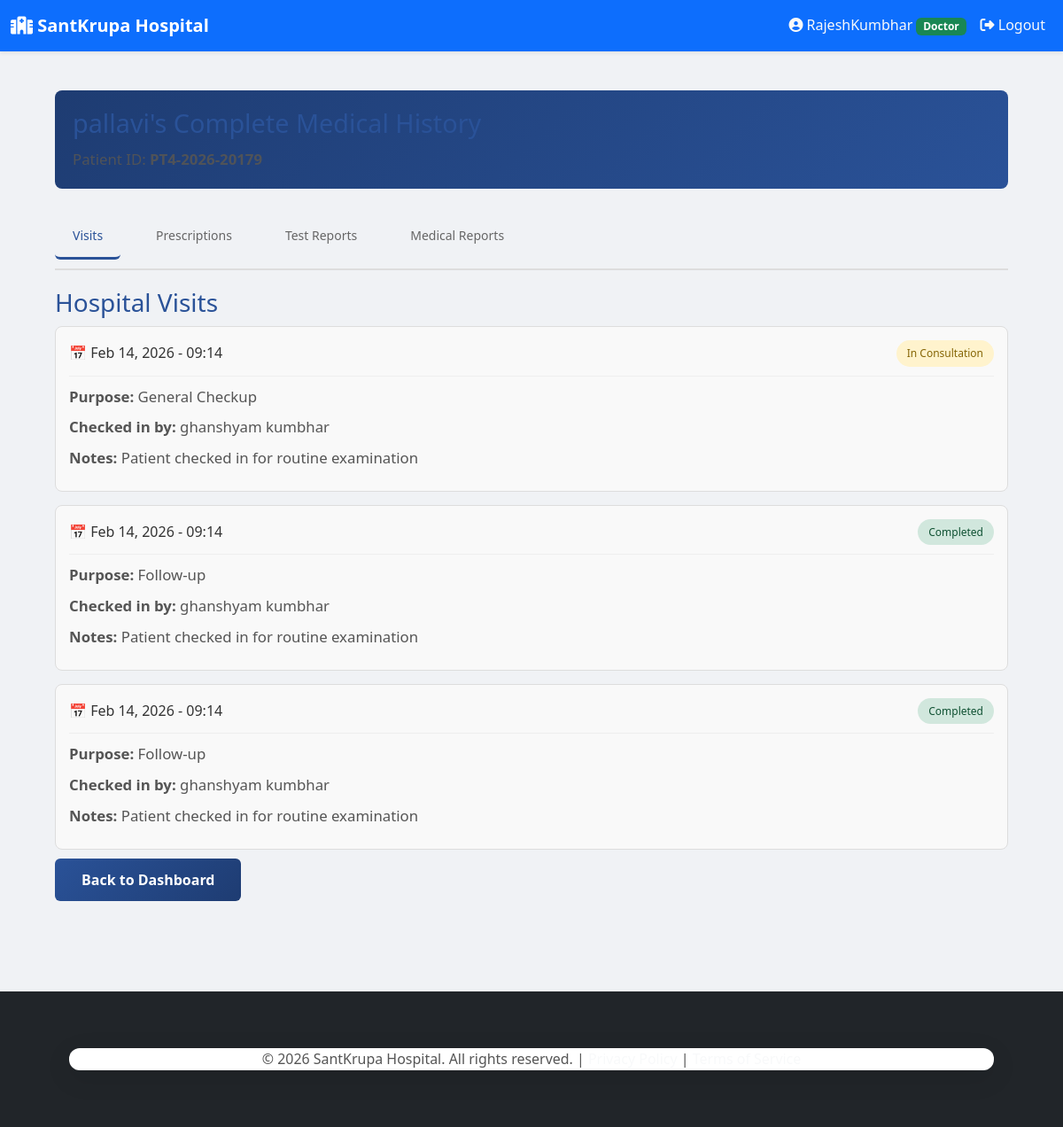
The page /clinic/ghanshyam_123/doctor/patient-history/1/ (signed in) on the database its author committed.
### hospital/models.py (models this page shows, shortened)
class User(AbstractUser):
    ROLE_CHOICES = [
        ('super_admin', 'Super Admin'),
        ('admin', 'Clinic Admin'),
        ('doctor', 'Doctor'),
        ('receptionist', 'Receptionist'),
        ('patient', 'Patient'),
        ('lab_tech', 'Lab Technician'),
    ]
    clinic = models.ForeignKey(Clinic, on_delete=models.CASCADE, related_name='users', null=True, blank=True)
    role = models.CharField(max_length=20, choices=ROLE_CHOICES, default='patient')
    created_at = models.DateTimeField(auto_now_add=True)
    class Meta:
        unique_together = [['clinic', 'username']]

class Patient(models.Model):
    STATUS_CHOICES = [
        ('registered', 'Registered'),
        ('in_diagnosis', 'In Diagnosis'),
        ('treatment_started', 'Treatment Started'),
        ('discharged', 'Discharged'),
    ]
    clinic = models.ForeignKey(Clinic, on_delete=models.CASCADE, related_name='patients', null=True, blank=True)
    patient_id = models.CharField(max_length=20, editable=False)
    user = models.OneToOneField(User, on_delete=models.CASCADE, null=True, blank=True)
    patient_name = models.CharField(max_length=100)
    age = models.IntegerField()
    address = models.TextField()
    phone_number = models.CharField(max_length=15)
    registration_date = models.DateField(auto_now_add=True)
    status = models.CharField(max_length=20, choices=STATUS_CHOICES, default='registered')
    default_password = models.CharField(max_length=20, blank=True)
    registered_by = models.ForeignKey(User, on_delete=models.SET_NULL, null=True, blank=True,
                                     related_name='patients_registered',
                                     limit_choices_to={'role': 'receptionist'})
    objects = ClinicManager()
    class Meta:
        ordering = ['-registration_date']
        unique_together = [['clinic', 'patient_id']]
        indexes = [
            models.Index(fields=['clinic', 'registration_date']),
            models.Index(fields=['clinic', 'phone_number']),
        ]

class PatientVisit(models.Model):
    clinic = models.ForeignKey(Clinic, on_delete=models.CASCADE, related_name='patient_visits', null=True, blank=True)
    patient = models.ForeignKey(Patient, on_delete=models.CASCADE, related_name='visits')
    checked_in_by = models.ForeignKey(User, on_delete=models.SET_NULL, null=True,
                                      limit_choices_to={'role': 'receptionist'},
                                      related_name='checked_in_patients')
    check_in_date = models.DateTimeField(auto_now_add=True)
    purpose = models.CharField(max_length=200, blank=True)  # e.g., "Checkup", "Follow-up", "Emergency"
    status = models.CharField(
        max_length=20,
        choices=[('checked_in', 'Checked In'), ('in_consultation', 'In Consultation'),
                 ('completed', 'Completed'), ('cancelled', 'Cancelled')],
        default='checked_in'
    )
    notes = models.TextField(blank=True)
    objects = ClinicManager()
    class Meta:
        ordering = ['-check_in_date']

### hospital/views.py (the view)
# urls.py: path('doctor/patient-history/<int:patient_id>/', views.patient_history, name='patient_history'),
@login_required(login_url='login')
def patient_history(request, patient_id, clinic_slug=None):
    if request.user.role not in ['doctor', 'admin', 'super_admin']:
        return redirect('homepage')
    clinic = get_clinic_from_slug_or_middleware(clinic_slug, request)
    if not clinic:
        clinic = request.user.clinic
    patient = get_object_or_404(Patient, id=patient_id)
    visits = patient.visits.all()
    prescriptions = patient.prescriptions.all()
    test_reports = patient.test_reports.all()
    medical_reports = patient.medical_reports.all()
    context = {
        'clinic': clinic,
        'patient': patient,
        'visits': visits,
        'prescriptions': prescriptions,
        'test_reports': test_reports,
        'medical_reports': medical_reports,
    }
    return render(request, 'hospital/doctor/patient_history.html', context)

### hospital/managers.py (called while the page is built)
    def get_queryset(self):
        return super().get_queryset()

### hospital/views.py (called while the page is built)
def get_clinic_from_slug_or_middleware(clinic_slug, request):
    if clinic_slug:
        try:
            return Clinic.objects.get(slug=clinic_slug)
        except Clinic.DoesNotExist:
            return None
    if hasattr(request, 'clinic') and request.clinic:
        return request.clinic
    if request.user.is_authenticated and hasattr(request.user, 'clinic'):
        return request.user.clinic
    return None

### hospital/templates/hospital/doctor/patient_history.html (shortened to what this page needs)
{% extends 'hospital/base.html' %}
{% block content %}
<div class="history-container">
    <div class="patient-header">
        <h2>{{ patient.patient_name }}'s Complete Medical History</h2>
        <p class="patient-id">Patient ID: <strong>{{ patient.patient_id }}</strong></p>
    </div>
    <div class="tabs">
        <button class="tab-btn active" onclick="showTab('visits')">Visits</button>
        <button class="tab-btn" onclick="showTab('prescriptions')">Prescriptions</button>
        <button class="tab-btn" onclick="showTab('tests')">Test Reports</button>
        <button class="tab-btn" onclick="showTab('reports')">Medical Reports</button>
    </div>
    <div id="visits" class="tab-content active">
        <h3>Hospital Visits</h3>
        {% if visits %}
        <div class="visits-list">
            {% for visit in visits %}
            <div class="visit-card">
                <div class="visit-header">
                    <span class="visit-date">📅 {{ visit.check_in_date|date:"M d, Y - H:i" }}</span>
                    <span class="status-badge status-{{ visit.status|lower }}">{{ visit.get_status_display }}</span>
                </div>
                <p><strong>Purpose:</strong> {{ visit.purpose|default:"Not specified" }}</p>
                <p><strong>Checked in by:</strong> {{ visit.checked_in_by.get_full_name }}</p>
                {% if visit.notes %}
                <p><strong>Notes:</strong> {{ visit.notes }}</p>
                {% endif %}
            </div>
            {% endfor %}
        </div>
        {% else %}
        <p class="no-data">No visit records found.</p>
        {% endif %}
    </div>
    {% if clinic %}
    <a href="{% url 'doctor_dashboard' clinic.slug %}" class="btn btn-secondary">Back to Dashboard</a>
    {% else %}
    <a href="{% url 'homepage' %}" class="btn btn-secondary">Back to Dashboard</a>
    {% endif %}
</div>
{% endblock %}

### hospital/templates/hospital/base.html (shortened to what this page needs)
<!DOCTYPE html>
<html lang="en">
<head>
    <link href="https://cdnjs.cloudflare.com/ajax/libs/bootstrap/5.3.0/css/bootstrap.min.css" rel="stylesheet">
    <link rel="stylesheet" href="https://cdnjs.cloudflare.com/ajax/libs/font-awesome/6.4.0/css/all.min.css">
    <link rel="stylesheet" type="text/css" href="/static/style.css">
</head>
<body>
    <nav class="navbar navbar-expand-lg navbar-dark bg-primary shadow-sm">
        <div class="container-fluid">
            <a class="navbar-brand fw-bold fs-5" href="{% url 'homepage' %}">
                <i class="fas fa-hospital"></i> SantKrupa Hospital
            </a>
            <div class="collapse navbar-collapse" id="navbarNav">
                <ul class="navbar-nav ms-auto">
                    {% if user.is_authenticated %}
                        <li class="nav-item">
                            <span class="nav-link text-light">
                                <i class="fas fa-user-circle"></i> {{ user.username }}
                                <span class="badge bg-success">{{ user.get_role_display }}</span>
                            </span>
                        </li>
                        <li class="nav-item">
                            <a class="nav-link text-light" href="{% url 'logout' %}">
                                <i class="fas fa-sign-out-alt"></i> Logout
                            </a>
                        </li>
                    {% else %}
                        <li class="nav-item">
                            <a class="nav-link text-light" href="{% url 'login' %}">
                                <i class="fas fa-sign-in-alt"></i> Login
                            </a>
                        </li>
                    {% endif %}
                </ul>
            </div>
        </div>
    </nav>
    <main class="min-vh-100 py-4">
        <div class="container-lg">
            {% block content %}
            {% endblock %}
        </div>
    </main>
    <footer class="bg-dark text-light py-4 mt-5">
        <div class="container text-center">
            <p class="mb-0">&copy; 2026 SantKrupa Hospital. All rights reserved. |
            <a href="#" class="text-light">Privacy Policy</a> |
            <a href="#" class="text-light">Terms of Service</a></p>
        </div>
    </footer>
</body>
</html>

### static/style.css (style rules this page uses)
* { margin: 0; padding: 0; box-sizing: border-box; }
body { font-family: 'Segoe UI', Tahoma, Geneva, Verdana, sans-serif; background-color: #f0f2f5; color: #333; line-height: 1.6; }
.container { width: 90%; max-width: 1200px; margin: 40px auto; padding: 0; background: #fff; box-shadow: 0 8px 30px rgba(0, 0, 0, 0.1); border-radius: 12px; overflow: hidden; }
h2 { color: #2a5298; margin-top: 30px; margin-bottom: 15px; font-size: 1.8em; }
h3 { color: #2a5298; margin-top: 20px; margin-bottom: 10px; }
p { margin-bottom: 15px; color: #555; font-size: 1.05em; }
button, .btn, a.btn { background: linear-gradient(135deg, #2a5298 0%, #1e3c72 100%); color: #fff; padding: 12px 30px; border: none; border-radius: 6px; cursor: pointer; font-size: 1em; font-weight: 600; transition: all 0.3s ease; text-decoration: none; display: inline-block; margin: 10px 10px 10px 0; }
.btn-secondary { background: linear-gradient(135deg, #6c757d 0%, #5a6268 100%); }
a { color: #2a5298; text-decoration: none; font-weight: 500; transition: color 0.3s ease; }
footer { background: #1e3c72; color: #fff; text-align: center; padding: 20px; margin-top: 40px; font-size: 0.95em; }
.status-badge { display: inline-block; padding: 4px 12px; border-radius: 20px; font-size: 0.85em; font-weight: 600; }
:root { --primary-color: #0d6efd; --success-color: #198754; --danger-color: #dc3545; --warning-color: #ffc107; --info-color: #0dcaf0; }

### hospital/templates/hospital/doctor/patient_history.html (style rules this page uses)
.history-container { padding: 20px; }
.patient-header { background: linear-gradient(135deg, #1e3c72 0%, #2a5298 100%); color: white; padding: 20px; border-radius: 8px; margin-bottom: 20px; }
.patient-header h2 { margin: 0 0 10px 0; }
.patient-id { margin: 0; opacity: 0.9; }
.tabs { display: flex; gap: 10px; margin-bottom: 20px; border-bottom: 2px solid #ddd; }
.tab-btn { padding: 12px 20px; border: none; background: none; cursor: pointer; font-size: 14px; font-weight: 500; color: #666; border-bottom: 3px solid transparent; transition: all 0.3s ease; }
.tab-btn.active { color: #2a5298; border-bottom-color: #2a5298; }
.tab-content { display: none; }
.tab-content.active { display: block; }
.tab-content h3 { margin-top: 0; color: #2a5298; }
.visits-list, .prescriptions-list, .reports-list { display: grid; gap: 15px; }
.visit-card, .prescription-card, .report-card { border: 1px solid #ddd; border-radius: 8px; padding: 15px; background: #f9f9f9; }
.visit-header, .prescription-header, .report-header { display: flex; justify-content: space-between; align-items: center; margin-bottom: 10px; padding-bottom: 10px; border-bottom: 1px solid #eee; }
.visit-date, .report-date { font-weight: 500; color: #333; }
.status-badge { padding: 5px 12px; border-radius: 20px; font-size: 12px; font-weight: 500; }
.status-in_consultation { background-color: #fff3cd; color: #856404; }
.status-completed { background-color: #d1e7dd; color: #0f5132; }
.visit-card p, .prescription-card p, .report-card p { margin: 8px 0; color: #555; }
.btn { padding: 10px 20px; border: none; border-radius: 6px; cursor: pointer; text-decoration: none; display: inline-block; margin-top: 20px; }
.btn-secondary { background-color: #999; color: white; }

### rows shown on the page
User: username "RajeshKumbhar", role "Doctor"
Patient: patient_name "pallavi", patient_id "PT4-2026-20179"
PatientVisit: check_in_date "Feb 14, 2026 - 09:14", status "In Consultation", purpose "General Checkup", checked_in_by.get_full_name "ghanshyam kumbhar", notes "Patient checked in for routine examination"
PatientVisit: check_in_date "Feb 14, 2026 - 09:14", status "Completed", purpose "Follow-up", checked_in_by.get_full_name "ghanshyam kumbhar", notes "Patient checked in for routine examination"
PatientVisit: check_in_date "Feb 14, 2026 - 09:14", status "Completed", purpose "Follow-up", checked_in_by.get_full_name "ghanshyam kumbhar", notes "Patient checked in for routine examination"
